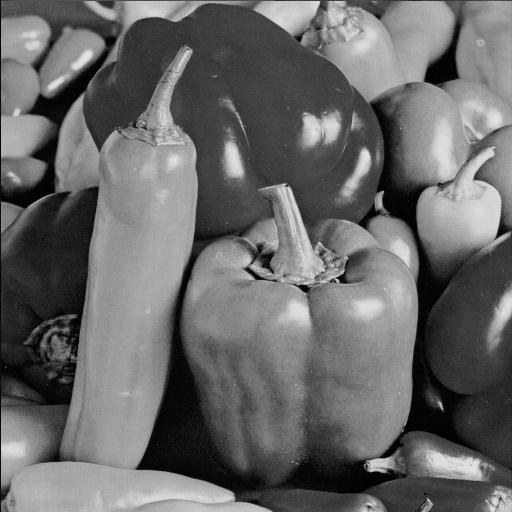
%> input picture Assignment1/xxxxx/Assignment_1_Files/peppers.tif, 512 x 512 px
$ octave Untitled3.m   (GNU Octave 9; MATLAB toolbox functions it lacks are replaced by stand-ins)
%> lines starting %> are read from the running program, lines starting %| are printed output that depends on the picture
%% Sobel Filter
SobelX =  [ -1 0 1
            -2 0 2
            -1 0 1 ];
SobelY = SobelX';
figure(2)
peppers = imread('peppers.tif');
%> peppers is the input picture: size 512x512 uint8; min 0, max 230, mean 104.2
subplot(3,2,1)
imshow(peppers)
title('Original');
subplot(3,2,2)
Gx= filter2(SobelX,peppers);
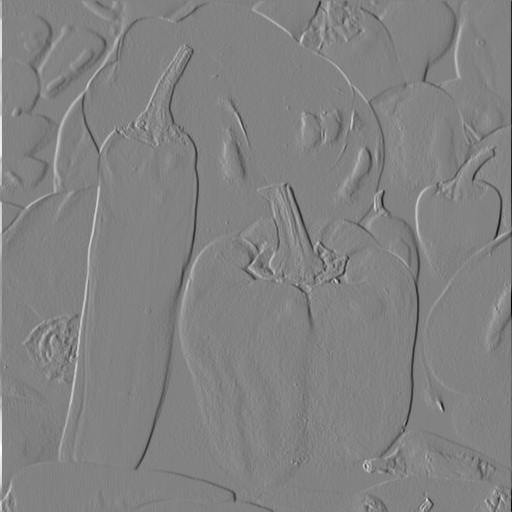
%> Gx: size 512x512 double; min -869, max 832, mean 0.8; drawn with min black and max white
Gy= filter2(SobelY,peppers);
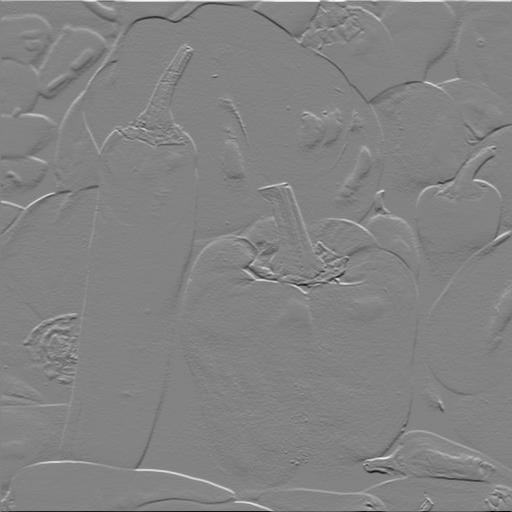
%> Gy: size 512x512 double; min -900, max 851, mean 0.5; drawn with min black and max white
gradMag= (Gx.^2 + Gy.^2).^.5;
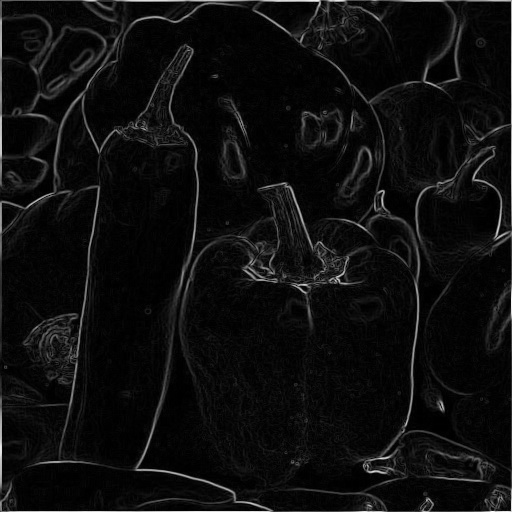
%> gradMag: size 512x512 double; min 0, max 900.6, mean 50.4; drawn with min black and max white
imshow(uint8(gradMag))
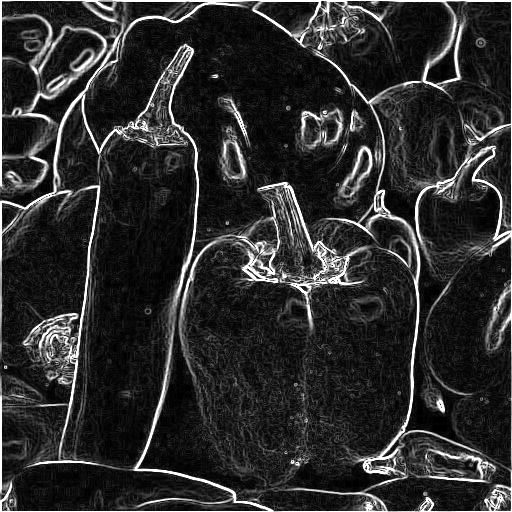
%> displayed picture: size 512x512, on the screen's scale of 0 to 255; min 0, max 255, mean 45
title('Sobel Filter')

%> (the run ends here)

$ run again, with Assignment1/xxxxx/Assignment_1_Files/pout.tif copied over Assignment1/xxxxx/Assignment_1_Files/peppers.tif
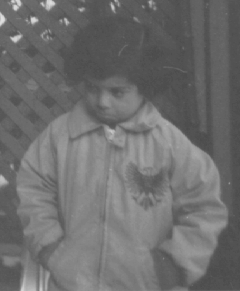
%> input picture Assignment1/xxxxx/Assignment_1_Files/pout.tif, 240 x 291 px
%> peppers is the input picture: size 291x240 uint8; min 74, max 224, mean 110.3
%> `Gy= filter2(SobelY,peppers);`:
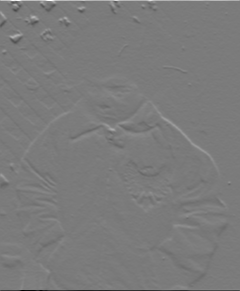
%> Gy: size 291x240 double; min -808, max 860, mean 0.3; drawn with min black and max white
%> `imshow(uint8(gradMag))`:
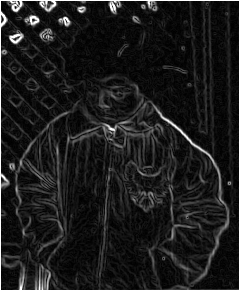
%> displayed picture: size 291x240, on the screen's scale of 0 to 255; min 0, max 255, mean 29
